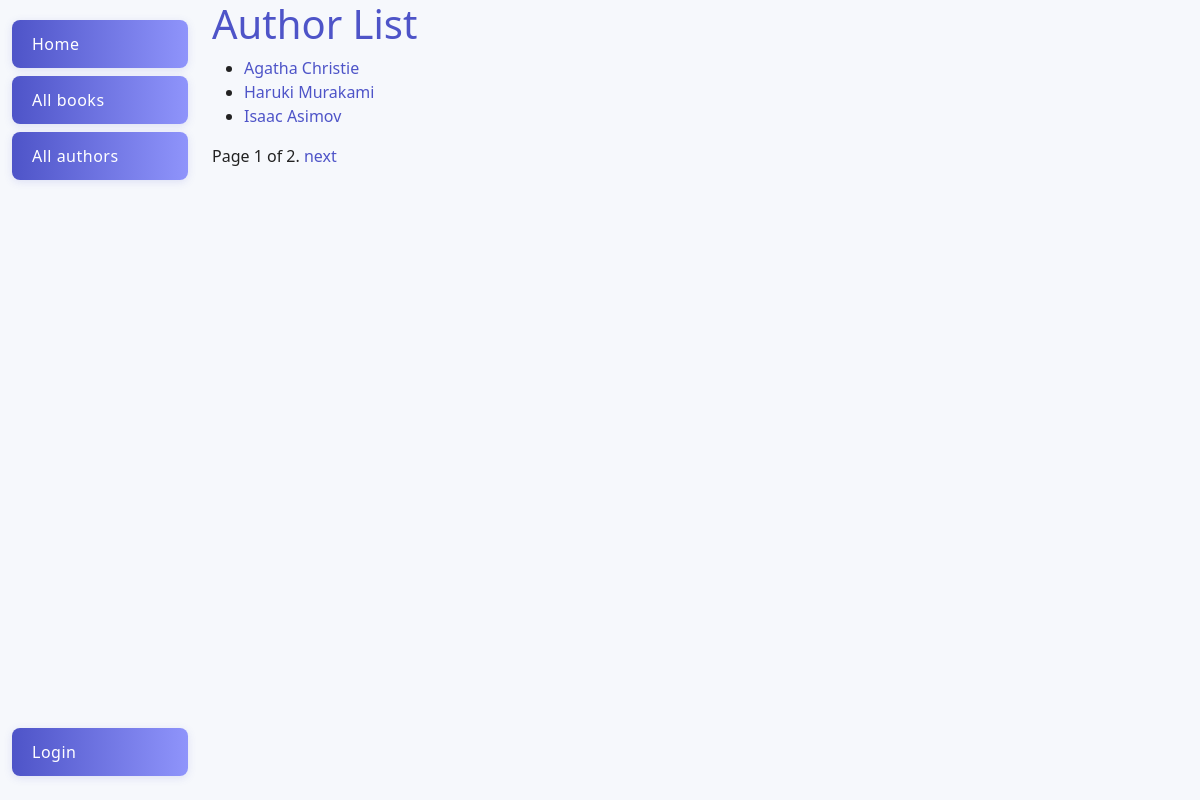
Screenshot of /catalog/authors/ with the database file from the repository.
### catalog/models.py (models this page shows, shortened)
class Author(models.Model):
    first_name = models.CharField(max_length=100)
    last_name = models.CharField(max_length=100)
    date_of_birth = models.DateField(null=True, blank=True)
    date_of_death = models.DateField('Died', null=True, blank=True)
    class Meta:
        ordering = ['first_name', 'last_name']
    def get_absolute_url(self):
        return reverse('author-detail', args=[str(self.id)])

### catalog/views.py (the view)
# urls.py: path('authors/', views.AuthorListView.as_view(), name='authors'),
class AuthorListView(generic.ListView):
    model = Author
    context_object_name = 'author_list'
    paginate_by = 3

### catalog/templates/catalog/author_list.html
{% extends "base_generic.html" %}
{% block content %}
    <h1>Author List</h1>
    <ul>
        {% for author in author_list %}
            <li>
                <a href="{{ author.get_absolute_url }}">
                    {{ author.first_name }} {{ author.last_name }}
                </a>
            </li>
        {% empty %}
            <li>No authors available.</li>
        {% endfor %}
    </ul>
{% endblock %}

### catalog/static/catalog/css/styles.css (style rules this page uses)
body { font-family: 'Segoe UI', Arial, sans-serif; background: #f6f8fc; color: #222; margin: 0; padding: 0; }
h1, h2, h3 { color: #4e54c8; margin-top: 0; }
a { color: #4e54c8; text-decoration: none; transition: color 0.2s; }

### rows the page displays
Author: first_name "Agatha", last_name "Christie"
Author: first_name "Haruki", last_name "Murakami"
Author: first_name "Isaac", last_name "Asimov"

### other values shown
{{ page_obj.number }} "1"
{{ page_obj.paginator.num_pages }} "2"
